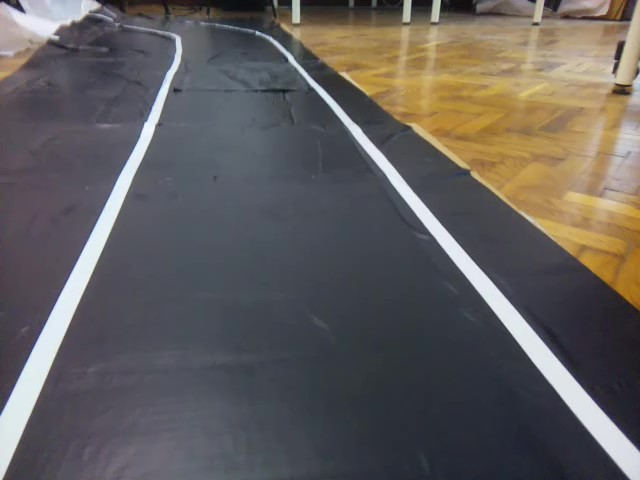
#> input picture Tests/fullNewTrack.jpg, 640 x 480 px
$ jupyter execute --allow-errors Filtrarea_culorilor.ipynb   (text cells are left out)
#> lines starting #> are read from the running program, lines starting #| are printed output that depends on the picture; after the words box and inside, x2 and y2 are one past the last pixel; in counts of white or black regions, pixels touching at a corner belong together; pictures that were not available may be replaced by others from this repository, and a replacement may not be noted
[cell 1]
import numpy as np
import cv2 as cv
import os
import glob
import matplotlib.pyplot as plt
from numpy.random import uniform
import pdb

[cell 2]
def find_color_values_using_trackbar(frame):

    frame_hsv = cv.cvtColor(frame, cv.COLOR_BGR2HSV)

    def nothing(x):
        pass

    cv.namedWindow("Trackbar")
    cv.createTrackbar("LH", "Trackbar", 0, 255, nothing)
    cv.createTrackbar("LS", "Trackbar", 0, 255, nothing)
    cv.createTrackbar("LV", "Trackbar", 0, 255, nothing)
    cv.createTrackbar("UH", "Trackbar", 255, 255, nothing)
    cv.createTrackbar("US", "Trackbar", 255, 255, nothing)
    cv.createTrackbar("UV", "Trackbar", 255, 255, nothing)


    while True:

        l_h = cv.getTrackbarPos("LH", "Trackbar")
        l_s = cv.getTrackbarPos("LS", "Trackbar")
        l_v = cv.getTrackbarPos("LV", "Trackbar")
        u_h = cv.getTrackbarPos("UH", "Trackbar")
        u_s = cv.getTrackbarPos("US", "Trackbar")
        u_v = cv.getTrackbarPos("UV", "Trackbar")


        l = np.array([l_h, l_s, l_v])
        u = np.array([u_h, u_s, u_v])
        mask_table_hsv = cv.inRange(frame_hsv, l, u)

        res = cv.bitwise_and(frame, frame, mask=mask_table_hsv)
        cv.imshow("Frame", frame)
        cv.imshow("Mask", mask_table_hsv)
        cv.imshow("Res", res)

        if cv.waitKey(25) & 0xFF == ord('q'):
                break
    cv.destroyAllWindows()

[cell 3]
img = cv.imread("fullNewTrack.jpg")
#> img is the input picture: shape (480, 640, 3); mean B, G, R 92.7, 93.8, 97.8
# img=cv.resize(img,(0,0),fx=0.20,fy=0.20)
gray = cv.cvtColor(img,cv.COLOR_BGR2GRAY)
find_color_values_using_trackbar(img)
#> in find_color_values_using_trackbar, `frame_hsv = cv.cvtColor(frame, cv.COLOR_BGR2HSV)`: frame_hsv: shape (480, 640, 3); mean H, S, V 96.7, 52.4, 106.8
#> in find_color_values_using_trackbar, `mask_table_hsv = cv.inRange(frame_hsv, l, u)`: mask_table_hsv: shape (480, 640); every value is 255
#> (key q is pressed here)

[cell 4]
# Python program to illustrate
# Otsu thresholding type on an image

# organizing imports q

# path to input image is specified and
# image is loaded with imread command
image1 = cv.imread('fullNewTrack.jpg')

# cv2.cvtColor is applied over the
# image input with applied parameters
# to convert the image in grayscale
img = cv.cvtColor(image1, cv.COLOR_BGR2GRAY)

# applying Otsu thresholding
# as an extra flag in binary
# thresholding
blur = cv.GaussianBlur(img,(5,5),0)
ret, thresh1 = cv.threshold(blur,205,255,cv.THRESH_BINARY)
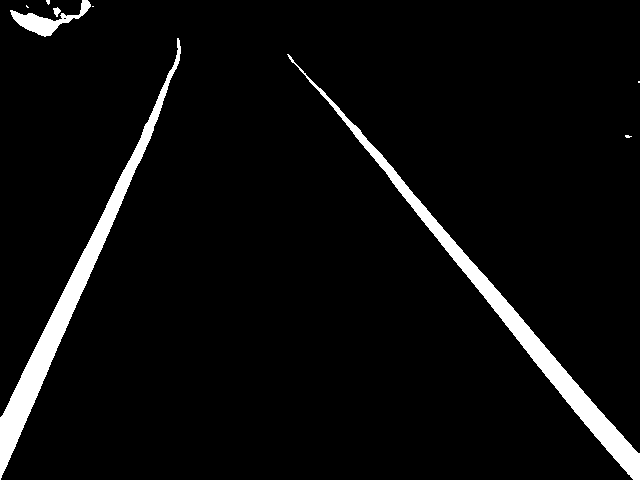
#> thresh1: shape (480, 640); 4.8% white; 9 white regions (5 under 20 px), largest, box (x1, y1, x2, y2) and area: (287, 54, 640, 480) 7039, (0, 38, 181, 480) 6743, (10, 0, 91, 37) 934, (53, 7, 61, 17) 46

# the window showing output image
# with the corresponding thresholding
# techniques applied to the input image
cv.imshow('Otsu Threshold', thresh1)

# De-allocate any associated memory usage
cv.waitKey(0)
cv.destroyAllWindows()

[cell 5]
low_yellow = (75,0,144)
high_yellow = (250,40,255)
#> (the rest of this cell did not finish here and is left out)

[cell 6]
a = [2,1]
a = a.sort()

[cell 7]
# [7 lines left out: function make_coordinates, not called in this run]

def compare_func(element):
    return element[0][1]

# [57 lines left out: functions average_slope_intercept, canny, display_lines, region_of_interest, not called in this run]

[cell 8]
img = cv.imread("fullNewTrack.jpg")
cv.imshow('img',img)
src = cv.GaussianBlur(img, (3, 3), 0)
scale = 1
delta = 0
ddepth = cv.CV_16S


gray = cv.cvtColor(src, cv.COLOR_BGR2GRAY)


grad_x = cv.Sobel(gray, ddepth, 1, 0, ksize=3, scale=scale, delta=delta, borderType=cv.BORDER_DEFAULT)

# Gradient-Y
# grad_y = cv.Scharr(gray,ddepth,0,1)
grad_y = cv.Sobel(gray, ddepth, 0, 1, ksize=3, scale=scale, delta=delta, borderType=cv.BORDER_DEFAULT)
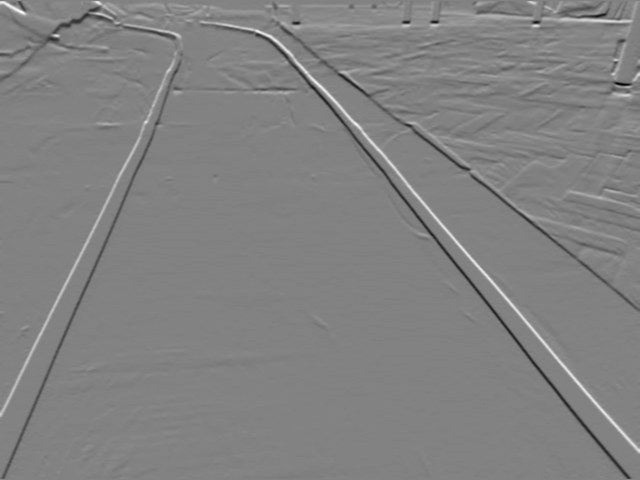
#> grad_y: shape (480, 640) int16; min -409, max 393, mean -0.1; drawn with min black and max white


abs_grad_x = cv.convertScaleAbs(grad_x)
abs_grad_y = cv.convertScaleAbs(grad_y)


grad = cv.addWeighted(abs_grad_x, 0.5, abs_grad_y, 0.5, 0)

_, thresh1 = cv.threshold(gray,200,255,cv.THRESH_BINARY)
#> thresh1: shape (480, 640); 5.2% white; 12 white regions (7 under 20 px), largest, box (x1, y1, x2, y2) and area: (274, 42, 640, 480) 7443, (0, 37, 181, 480) 7025, (8, 0, 97, 37) 1336, (621, 134, 639, 139) 46, (605, 201, 613, 205) 23

edges = cv.Canny(thresh1,100,200)
#> edges: shape (480, 640); 0.85% white in thin lines or dots
raw_lines = cv.HoughLinesP(edges,rho = 1,theta = 1*np.pi/180,threshold = 25,minLineLength = 50,maxLineGap = 15)
#> raw_lines = 19 rows, first 6: [406, 185, 638, 452], [485, 300, 617, 463], [400, 194, 520, 343], [45, 376, 130, 183], [275, 41, 361, 130], [24, 367, 104, 209]
if raw_lines is not None:
    for line in raw_lines:
        x1, y1, x2, y2 = line[0]
        # print(type(line[0][0]))
        cv.line(img, (x1, y1), (x2, y2), (0, 255, 0), 2)
#> this loop made 19 passes
#> (x1, y1, x2, y2) on passes 1 to 12: (406, 185, 638, 452), (485, 300, 617, 463), (400, 194, 520, 343), (45, 376, 130, 183), (275, 41, 361, 130), (24, 367, 104, 209), (314, 86, 415, 211), (399, 176, 542, 341), (533, 332, 633, 447), (105, 206, 141, 134), (14, 450, 42, 383), (143, 155, 180, 53)
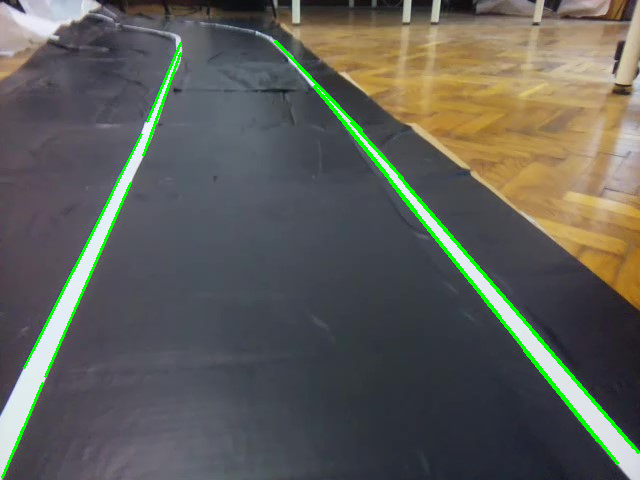
#> img: shape (480, 640, 3); mean B, G, R 88.8, 95, 94.3
cv.imshow("grad",grad)
cv.imshow("thresh1",thresh1)
cv.imshow("edges",edges)
cv.imshow("img",img)
cv.waitKey(0)
cv.destroyAllWindows()

[cell 9]
def trim_lines(lines,width):
    for reference_line in lines:
        for cut_line in lines:
            x1r, y1r, x2r, y2r = reference_line[0]
            x1c, y1c, x2c, y2c = cut_line[0]
            print(reference_line[0])
            print(cut_line[0])
            print("+++")
            if x1r != x1c and y1r != y1c and x2r != x2c and y2r != y2c:
                if (y1r < y1c < y2r or y1r > y1c > y2r) or (y1r < y2c < y2r or y1r > y2c > y2r):
                    if x1r < width//2 and x2r < width//2:
                        if x1r > x1c+5 and x2r > x2c+5 and x1r > x2c+5 and x1r > x2c+5:
                            cut_line[0] = [0,0,0,0]
                            print(reference_line[0])
                            print(cut_line[0])
                            print("----")
                    if x1r > width//2 and x2r > width//2:
                        if x1r +5 < x1c and x2r +5 < x2c and x1r +5 < x2c and x1r +5 < x2c:
                            cut_line[0] = [0,0,0,0]
                            cut_line[0] = [0,0,0,0]
                            print(reference_line[0])
                            print(cut_line[0])
                            print("----")
    return lines

# lines = [[8,6,11,5],[10,7,7,10]]
# print(trim_lines(lines,500))

[cell 10]
# [76 lines left out: functions calculate_threshold, filter_noise_lines, average_slope_intercept, not called in this run]

[cell 11]
img = cv.imread("fullNewTrack.jpg")
# cv.imshow('img',img)
gray = cv.cvtColor(img,cv.COLOR_BGR2GRAY)
low_yellow = (29,0,144)
high_yellow = (255,40,255)
lane_image = np.copy(img)
img_hsv = cv.cvtColor(lane_image, cv.COLOR_BGR2HSV)
mask_yellow_hsv = cv.inRange(img_hsv, low_yellow, high_yellow)
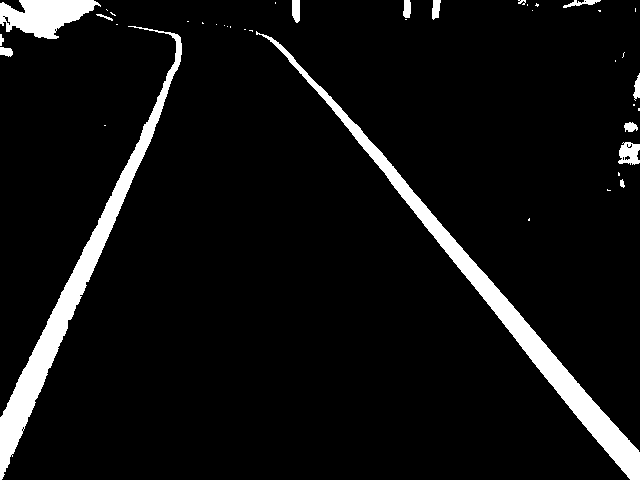
#> mask_yellow_hsv: shape (480, 640); 6.6% white; 41 white regions (26 under 20 px), largest, box (x1, y1, x2, y2) and area: (256, 31, 640, 480) 8732, (0, 26, 182, 480) 7557, (0, 0, 101, 39) 2432
kernel = cv.getStructuringElement(cv.MORPH_RECT,(3,1))
#> kernel = [[1, 1, 1]]
mask_yellow_hsv = cv.morphologyEx(mask_yellow_hsv, cv.MORPH_OPEN, kernel)
#> mask_yellow_hsv: shape (480, 640); 6.5% white; 22 white regions (8 under 20 px), largest, box (x1, y1, x2, y2) and area: (256, 33, 640, 480) 8727, (0, 26, 182, 480) 7551, (0, 0, 101, 39) 2421
edges = cv.Canny(mask_yellow_hsv,100,200)
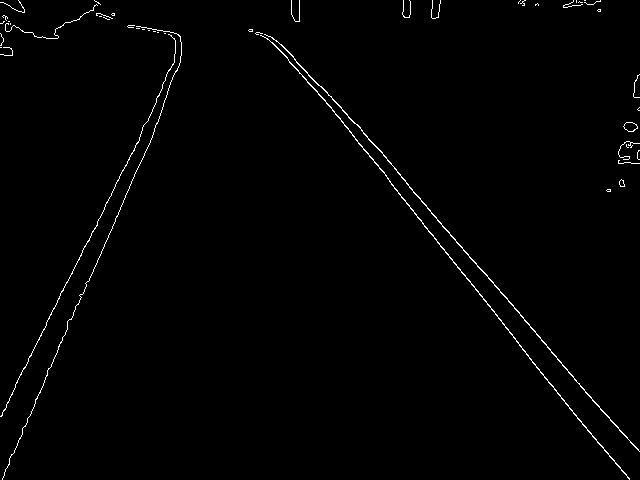
#> edges: shape (480, 640); 1% white in thin lines or dots
raw_lines = cv.HoughLinesP(edges,rho = 1,theta = 1*np.pi/180,threshold = 25,minLineLength = 50,maxLineGap = 15)
#> raw_lines = 19 rows, first 6: [391, 184, 518, 342], [409, 187, 637, 449], [397, 172, 546, 344], [15, 384, 111, 195], [312, 86, 448, 254], [516, 341, 610, 457]
lines = raw_lines
#> lines has the same summary as raw_lines
originalImg = img.copy()
if lines is not None:
    for line in lines:
        x1, y1, x2, y2 = line[0]
        # print(type(line[0][0]))
        cv.line(originalImg, (x1, y1), (x2, y2), (0, 255, 0), 2)
#> this loop made 19 passes
#> (x1, y1, x2, y2) on passes 1 to 12: (391, 184, 518, 342), (409, 187, 637, 449), (397, 172, 546, 344), (15, 384, 111, 195), (312, 86, 448, 254), (516, 341, 610, 457), (45, 377, 154, 131), (280, 44, 391, 163), (323, 89, 382, 152), (105, 204, 139, 139), (147, 121, 180, 40), (498, 318, 621, 470)
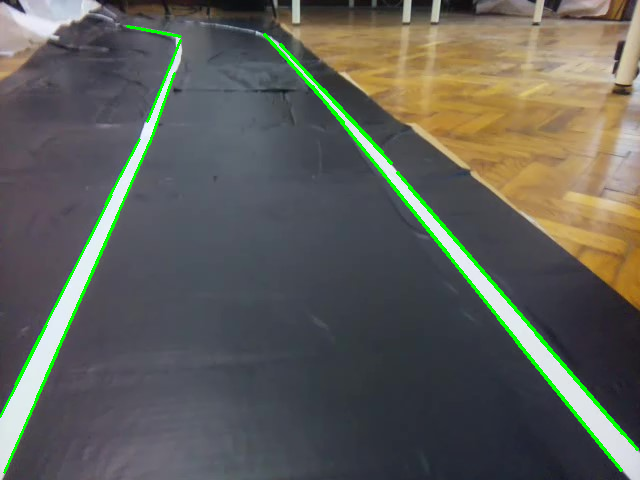
#> originalImg: shape (480, 640, 3); 2.11% of pixels changed, all inside (x1, y1, x2, y2) = (0, 25, 639, 474)
        # cv.imshow(str(x1)+" "+str(y1)+" "+str(x2)+" "+str(y2),originalImg)
lines = trim_lines(raw_lines,width=img.shape[1])
#> the loop in trim_lines, `for reference_line in lines:` made 19 passes
#> (printed output is left out)
#> after the loop in trim_lines, `for reference_line in lines:`: cut_line = [[36, 398, 118, 214]]
#> lines = 19 rows, first 6: [391, 184, 518, 342], [0, 0, 0, 0], [397, 172, 546, 344], [15, 384, 111, 195], [312, 86, 448, 254], [0, 0, 0, 0]
# lines = raw_lines
cv.imshow('originalImg',originalImg)
if lines is not None:
    for line in lines:
        x1, y1, x2, y2 = line[0]
        # print(type(line[0][0]))
        cv.line(img, (x1, y1), (x2, y2), (0, 255, 0), 2)
#> this loop made 19 passes
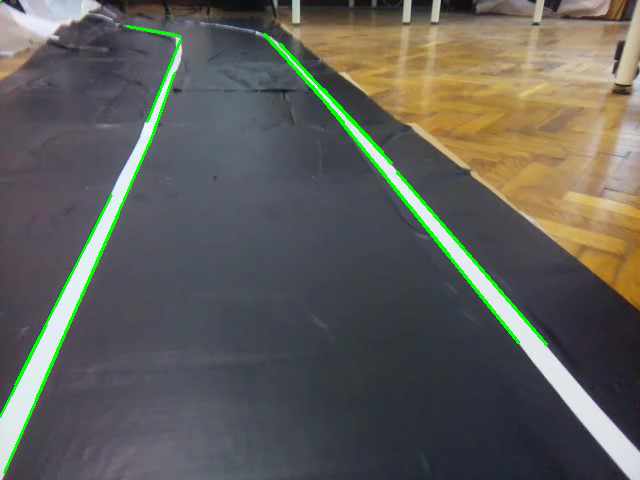
#> img: shape (480, 640, 3); 1.64% of pixels changed, all inside (x1, y1, x2, y2) = (0, 0, 548, 474)
# [20 lines of commented-out code are left out]
cv.imshow('img+lines',img)
# [10 lines of commented-out code are left out]
cv.waitKey(0)
cv.destroyAllWindows()

[cell 12]
import time

cap = cv.VideoCapture('fullNewTrack.mp4')
while(cap.isOpened()):
    time.sleep(1/4)
    _, frame = cap.read()
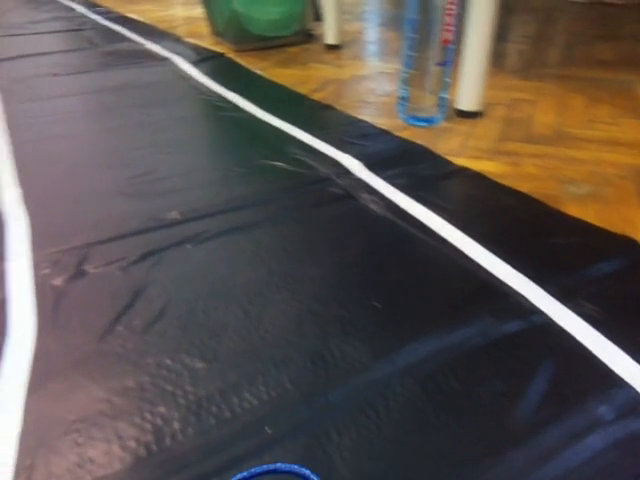
#> input picture frame 85 of Tests/NewCameraRodNewTrack.mp4, 640 x 480 px, given in place of fullNewTrack.mp4, which was not available
#> frame is the input picture: shape (480, 640, 3); mean B, G, R 80.8, 84.9, 92.8
    # [8 lines of commented-out code are left out]
    gray = cv.cvtColor(frame, cv.COLOR_BGR2GRAY)
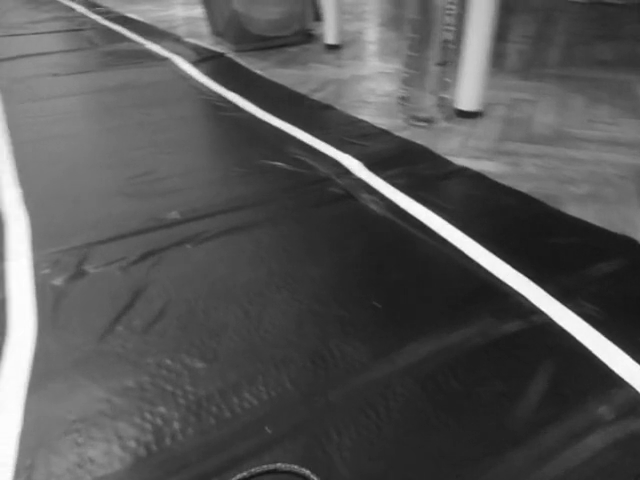
#> gray: shape (480, 640); min 18, max 255, mean 86.8

    # applying Otsu thresholding
    # as an extra flag in binary
    # thresholding
    blur = cv.GaussianBlur(gray,(5,5),0)
    _, thresh1 = cv.threshold(blur,215,255,cv.THRESH_BINARY)
#> thresh1: shape (480, 640); 4.2% white; 3 white regions (1 under 20 px), largest, box (x1, y1, x2, y2) and area: (0, 123, 35, 480) 7106, (174, 57, 640, 390) 5742
    kernel = cv.getStructuringElement(cv.MORPH_RECT,(3,1))
    thresh1 = cv.morphologyEx(thresh1, cv.MORPH_OPEN, kernel)
#> thresh1: shape (480, 640); 4.2% white; 3 white regions (1 under 20 px), largest, box (x1, y1, x2, y2) and area: (0, 124, 35, 480) 7105, (174, 58, 640, 390) 5740
    edges = cv.Canny(thresh1,100,200)
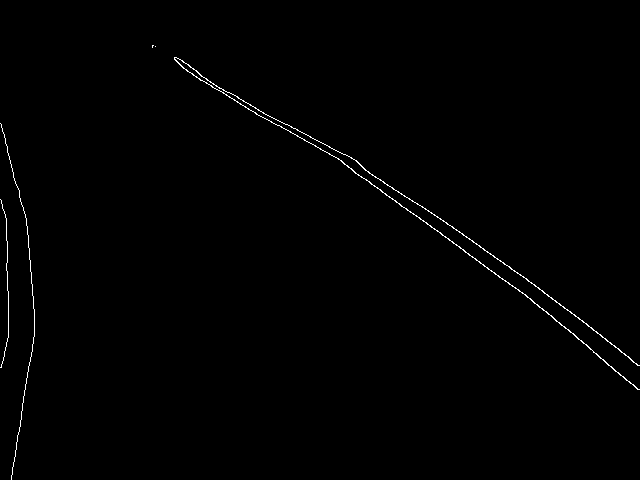
#> edges: shape (480, 640); 0.59% white in thin lines or dots
    # raw_lines = cv.HoughLinesP(edges,rho = 1,theta = 1*np.pi/180,threshold = 75,minLineLength = 50,maxLineGap = 25)
    raw_lines = cv.HoughLines(edges,rho = 1,theta = 1*np.pi/180,threshold = 75)
#> raw_lines = 31 rows, first 8: [-70, 2.2], [-112, 2.27], [-83, 2.2], [-94, 2.22], [-73, 2.18], [-79, 2.22], [-62, 2.18], [-64, 2.16]
    print(raw_lines)
    # [23 lines of commented-out code are left out]
    cv.imshow('edges', edges)
    cv.imshow('thresh1',thresh1)
    cv.imshow('img+lines',frame)
    # cv.imshow('result',frame)
    if cv.waitKey(1) == ord('q'):
#> (key q is pressed here)
        break
cap.release()
cv.destroyAllWindows()
